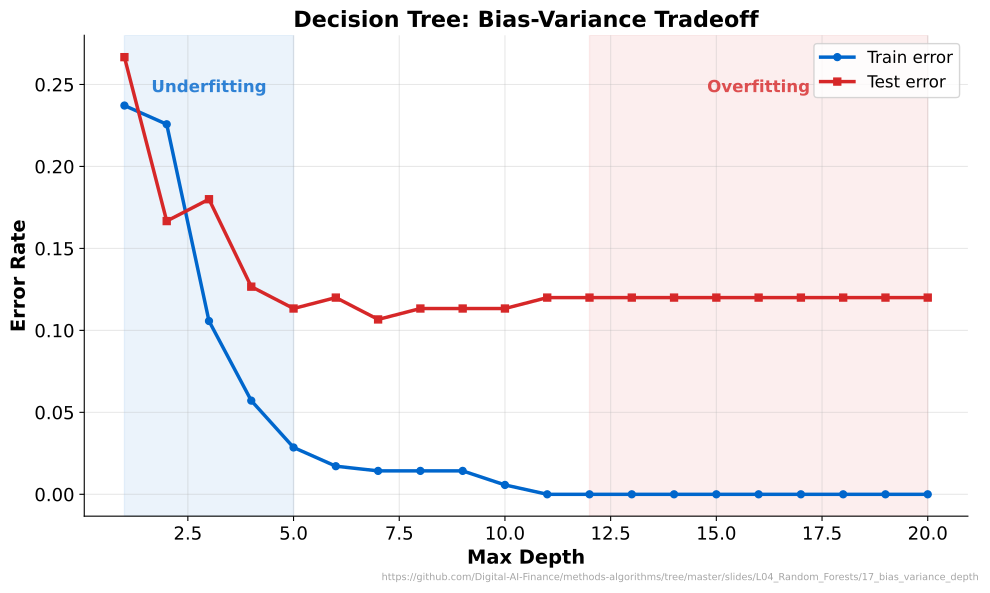

This chart was generated by the following Python code:
"""Bias-Variance Tradeoff vs Tree Depth"""
import matplotlib.pyplot as plt
import numpy as np
from sklearn.tree import DecisionTreeClassifier
from sklearn.datasets import make_classification
from sklearn.model_selection import train_test_split
from pathlib import Path

CHART_METADATA = {
    'title': 'Decision Tree: Bias-Variance Tradeoff',
    'description': 'Train and test error as a function of tree depth',
    'url': 'https://github.com/Digital-AI-Finance/methods-algorithms/tree/master/slides/L04_Random_Forests/17_bias_variance_depth'
}

plt.rcParams.update({
    'font.size': 14, 'axes.labelsize': 14, 'axes.titlesize': 16,
    'xtick.labelsize': 13, 'ytick.labelsize': 13, 'legend.fontsize': 13,
    'figure.figsize': (10, 6), 'figure.dpi': 150,
    'axes.spines.top': False,
    'axes.spines.right': False,
})

MLPURPLE = '#3333B2'
MLBLUE = '#0066CC'
MLORANGE = '#FF7F0E'
MLGREEN = '#2CA02C'
MLRED = '#D62728'

# Generate dataset
X, y = make_classification(n_samples=500, n_features=10, n_informative=5, random_state=42)
X_train, X_test, y_train, y_test = train_test_split(X, y, test_size=0.3, random_state=42)

depths = range(1, 21)
train_errors = []
test_errors = []

for d in depths:
    dt = DecisionTreeClassifier(max_depth=d, random_state=42)
    dt.fit(X_train, y_train)
    train_errors.append(1 - dt.score(X_train, y_train))
    test_errors.append(1 - dt.score(X_test, y_test))

fig, ax = plt.subplots(figsize=(10, 6))

# Shaded zones
ax.axvspan(1, 5, alpha=0.08, color=MLBLUE, label='_nolegend_')
ax.axvspan(12, 20, alpha=0.08, color=MLRED, label='_nolegend_')

ax.plot(list(depths), train_errors, color=MLBLUE, linewidth=2.5, marker='o', markersize=5, label='Train error')
ax.plot(list(depths), test_errors, color=MLRED, linewidth=2.5, marker='s', markersize=5, label='Test error')

ax.set_xlabel('Max Depth', fontweight='bold')
ax.set_ylabel('Error Rate', fontweight='bold')
ax.set_title('Decision Tree: Bias-Variance Tradeoff', fontsize=16, fontweight='bold')
ax.legend(loc='upper right', fontsize=12)
ax.grid(True, alpha=0.3)

# Zone labels
ax.text(3, max(test_errors) * 0.92, 'Underfitting', fontsize=12, ha='center', color=MLBLUE, fontweight='bold', alpha=0.8)
ax.text(16, max(test_errors) * 0.92, 'Overfitting', fontsize=12, ha='center', color=MLRED, fontweight='bold', alpha=0.8)

plt.figtext(0.99, 0.01, CHART_METADATA['url'],
            fontsize=7, color='gray', ha='right', va='bottom', alpha=0.7)

plt.tight_layout()
plt.savefig(Path(__file__).parent / 'chart.pdf', dpi=300, bbox_inches='tight')
plt.close()
print("Chart saved: 17_bias_variance_depth/chart.pdf")
